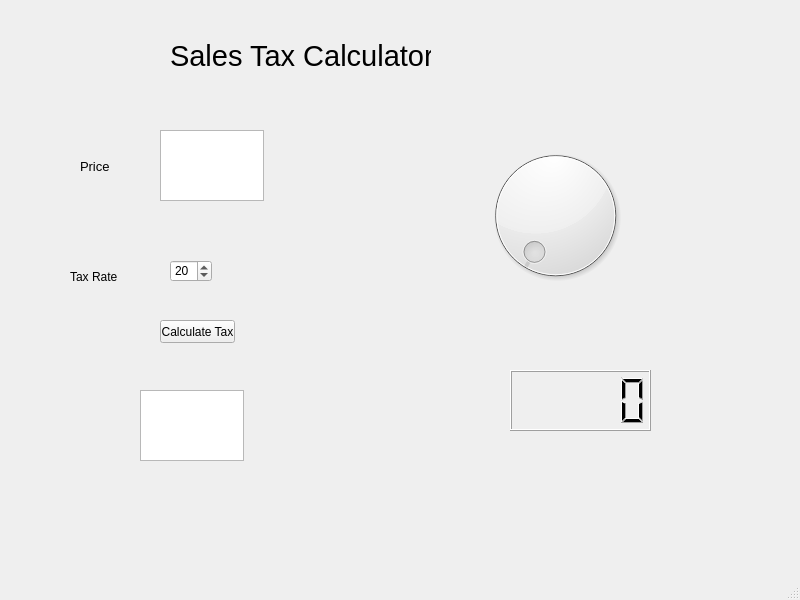
<?xml version="1.0" encoding="UTF-8"?>
<ui version="4.0">
 <class>MainWindow</class>
 <widget class="QMainWindow" name="MainWindow">
  <property name="geometry">
   <rect>
    <x>0</x>
    <y>0</y>
    <width>800</width>
    <height>600</height>
   </rect>
  </property>
  <property name="windowTitle">
   <string>MainWindow</string>
  </property>
  <widget class="QWidget" name="centralwidget">
   <widget class="QTextEdit" name="price_box">
    <property name="geometry">
     <rect>
      <x>160</x>
      <y>130</y>
      <width>104</width>
      <height>71</height>
     </rect>
    </property>
   </widget>
   <widget class="QLabel" name="label">
    <property name="geometry">
     <rect>
      <x>80</x>
      <y>160</y>
      <width>47</width>
      <height>13</height>
     </rect>
    </property>
    <property name="font">
     <font>
      <pointsize>10</pointsize>
     </font>
    </property>
    <property name="text">
     <string>Price</string>
    </property>
   </widget>
   <widget class="QSpinBox" name="tax_rate">
    <property name="geometry">
     <rect>
      <x>170</x>
      <y>260</y>
      <width>42</width>
      <height>22</height>
     </rect>
    </property>
    <property name="value">
     <number>20</number>
    </property>
   </widget>
   <widget class="QLabel" name="label_2">
    <property name="geometry">
     <rect>
      <x>70</x>
      <y>270</y>
      <width>47</width>
      <height>13</height>
     </rect>
    </property>
    <property name="text">
     <string>Tax Rate</string>
    </property>
   </widget>
   <widget class="QPushButton" name="calc_tax_button">
    <property name="geometry">
     <rect>
      <x>160</x>
      <y>320</y>
      <width>75</width>
      <height>23</height>
     </rect>
    </property>
    <property name="text">
     <string>Calculate Tax</string>
    </property>
   </widget>
   <widget class="QTextEdit" name="results_window">
    <property name="geometry">
     <rect>
      <x>140</x>
      <y>390</y>
      <width>104</width>
      <height>71</height>
     </rect>
    </property>
   </widget>
   <widget class="QLabel" name="label_3">
    <property name="geometry">
     <rect>
      <x>170</x>
      <y>30</y>
      <width>261</width>
      <height>51</height>
     </rect>
    </property>
    <property name="font">
     <font>
      <pointsize>22</pointsize>
     </font>
    </property>
    <property name="text">
     <string>Sales Tax Calculator</string>
    </property>
   </widget>
   <widget class="QDial" name="knob1">
    <property name="geometry">
     <rect>
      <x>440</x>
      <y>140</y>
      <width>231</width>
      <height>151</height>
     </rect>
    </property>
   </widget>
   <widget class="QLCDNumber" name="lcd">
    <property name="geometry">
     <rect>
      <x>510</x>
      <y>370</y>
      <width>141</width>
      <height>61</height>
     </rect>
    </property>
   </widget>
  </widget>
  <widget class="QMenuBar" name="menubar">
   <property name="geometry">
    <rect>
     <x>0</x>
     <y>0</y>
     <width>800</width>
     <height>21</height>
    </rect>
   </property>
  </widget>
  <widget class="QStatusBar" name="statusbar"/>
 </widget>
 <resources/>
 <connections/>
</ui>
